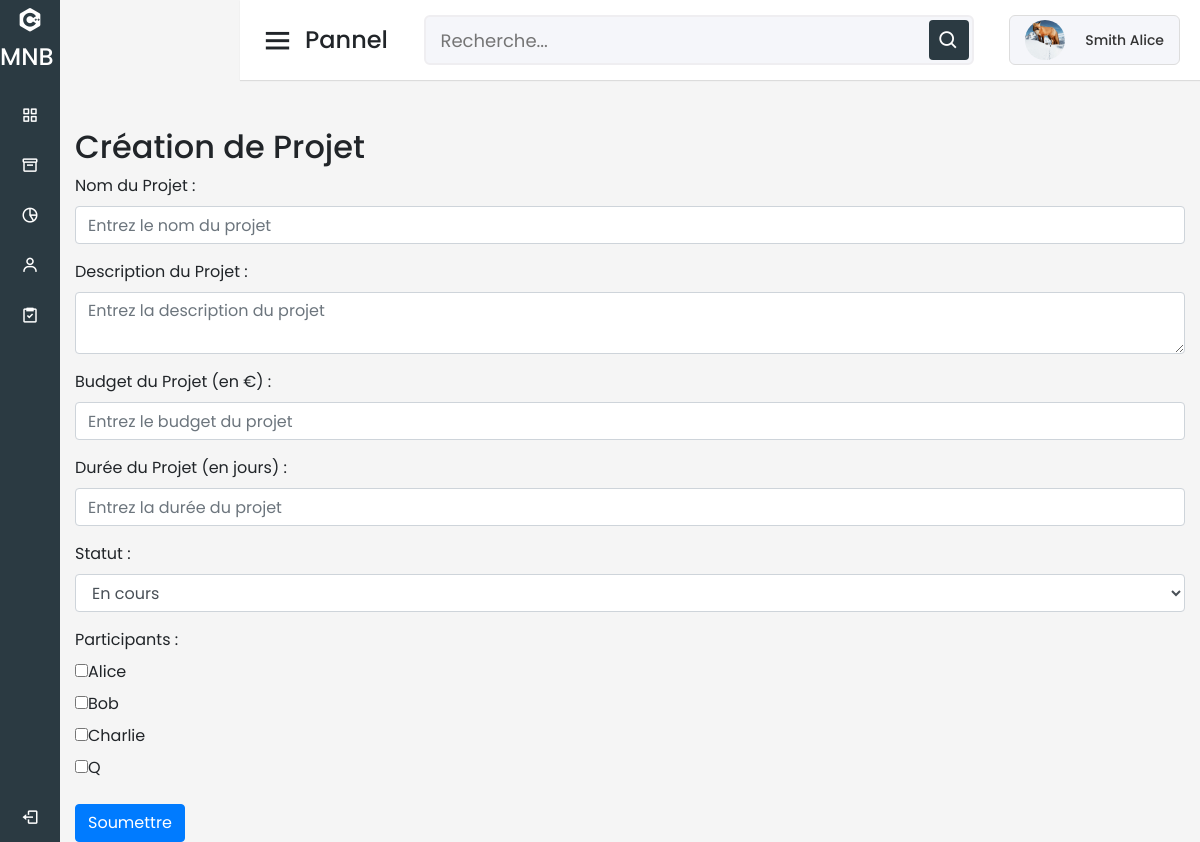
The app's page /projet.php (signed in) with its own data.
### tables this page shows
CREATE TABLE `Utilisateur` (
  `IDUser` int(11) NOT NULL,
  `Email` varchar(50) NOT NULL,
  `MDP` varchar(255) DEFAULT NULL,
  `Nom` varchar(50) NOT NULL,
  `Prenom` varchar(50) NOT NULL,
  `photo` varchar(50) NOT NULL,
  `Statu` varchar(50) NOT NULL
);

### projet.php (the view, shortened to what this page needs)
<?php
$servername = "localhost";
$username = "root";
$password = "";
$dbname = "MNB_data";
$conn = new mysqli($servername, $username, $password, $dbname);
?>
<!DOCTYPE html>
<html lang="fr" dir="ltr">
<head>
    <link rel="stylesheet" href="dashboard.css" />
    <link href="https://stackpath.bootstrapcdn.com/bootstrap/4.5.2/css/bootstrap.min.css" rel="stylesheet">
    <link href="https://unpkg.com/boxicons@2.0.7/css/boxicons.min.css" rel="stylesheet" />
</head>
<body>
    <?php include('sidebar.php'); ?>
    <section class="home-section">
    <?php include('header_gestion.php'); ?>
        <div class="home-content">
            <div class="container mt-4">
                <h2>Création de Projet</h2>
                <form class="needs-validation" novalidate method="post" action="">
                    <div class="form-group">
                        <label for="nom_projet">Nom du Projet :</label>
                        <input type="text" class="form-control" id="nom_projet" name="nom_projet" placeholder="Entrez le nom du projet" required>
                    </div>
                    <div class="form-group">
                        <label for="description_projet">Description du Projet :</label>
                        <textarea class="form-control" id="description_projet" name="description_projet" placeholder="Entrez la description du projet" required></textarea>
                    </div>
                    <div class="form-group">
                        <label for="budget">Budget du Projet (en €) :</label>
                        <input type="number" class="form-control" id="budget" name="budget" placeholder="Entrez le budget du projet" required>
                    </div>
                    <div class="form-group">
                        <label for="duree_projet">Durée du Projet (en jours) :</label>
                        <input type="number" class="form-control" id="duree_projet" name="duree_projet" placeholder="Entrez la durée du projet" required>
                    </div>
                    <div class="form-group">
                        <label for="statu">Statut :</label>
                        <select class="form-control" id="statu" name="statu">
                            <option value="En cours" selected>En cours</option>
                        </select>
                    </div>
                    <div class="form-group">
                        <label for="participants">Participants :</label>
                        <div id="participants">
                            <?php
                            $users = $conn->query('SELECT IDUser, nom FROM Utilisateur');
                            while ($user = $users->fetch_assoc()) {
                                echo '<div class="participant-option">';
                                echo '<input type="checkbox" id="user_' . $user['IDUser'] . '" name="participants[]" value="' . $user['IDUser'] . '">';
                                echo '<label for="user_' . $user['IDUser'] . '">' . $user['nom'] . '</label>';
                                echo '</div>';
                            }
                            ?>
                        </div>
                    </div>
                    <button type="submit" class="btn btn-primary">Soumettre</button>
                </form>
            </div>
        </div>
    </section>
</body>
</html>

### dashboard.css (style rules this page uses)
* { margin: 0; padding: 0; box-sizing: border-box; font-family: "Poppins", sans-serif; }
.home-section { position: relative; background: #f5f5f5; min-height: 100vh; width: calc(100% - 240px); left: 240px; transition: all 0.5s ease; }
.home-section .home-content { position: relative; padding-top: 104px; }
@media (max-width: 1240px) { .home-section { width: calc(100% - 60px); left: 60px; } }

### records on screen
utilisateur: Nom "Alice"
utilisateur: Nom "Bob"
utilisateur: Nom "Charlie"
utilisateur: Nom "Q"

### other values on screen
$user_info['Prenom'] . ' ' . $user_info['Nom'] "Smith Alice"
